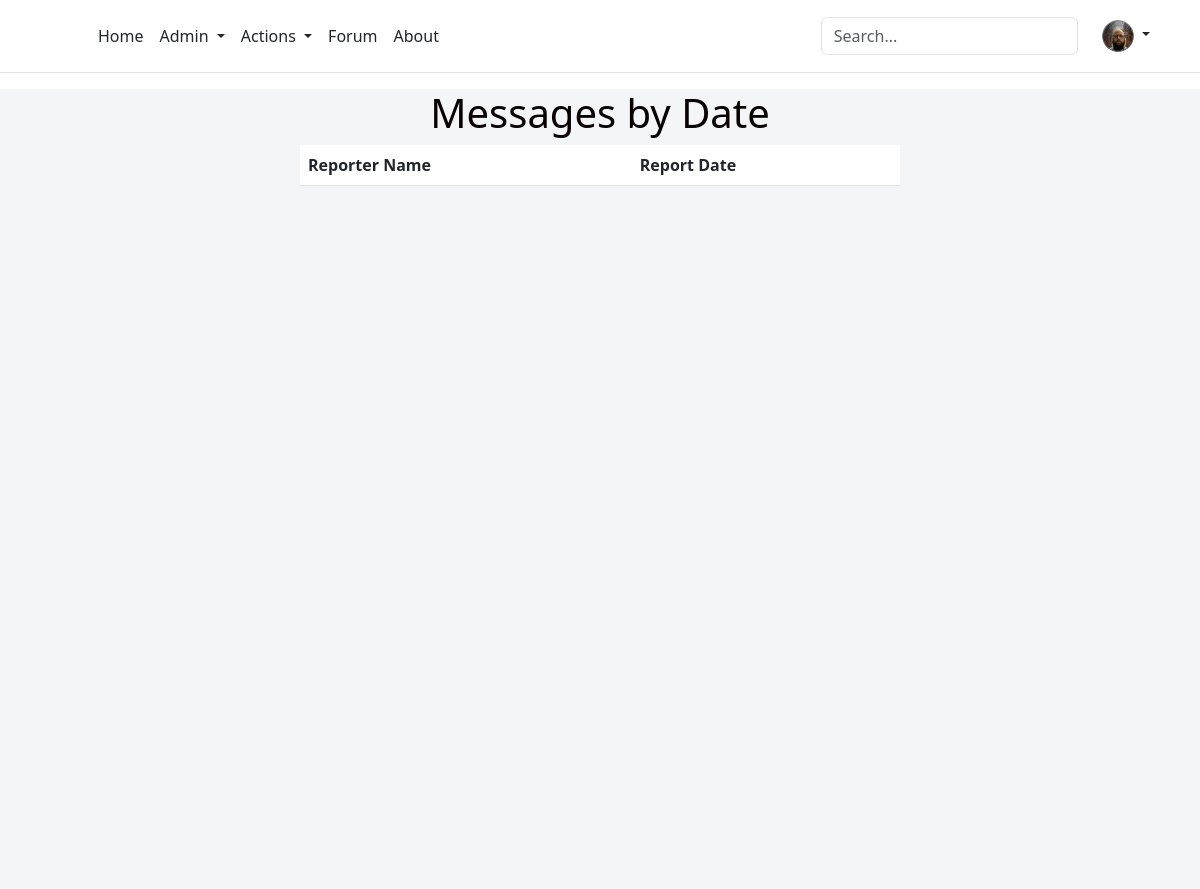
/my-messages-list/ (signed in), run on an earlier commit of the app's database.
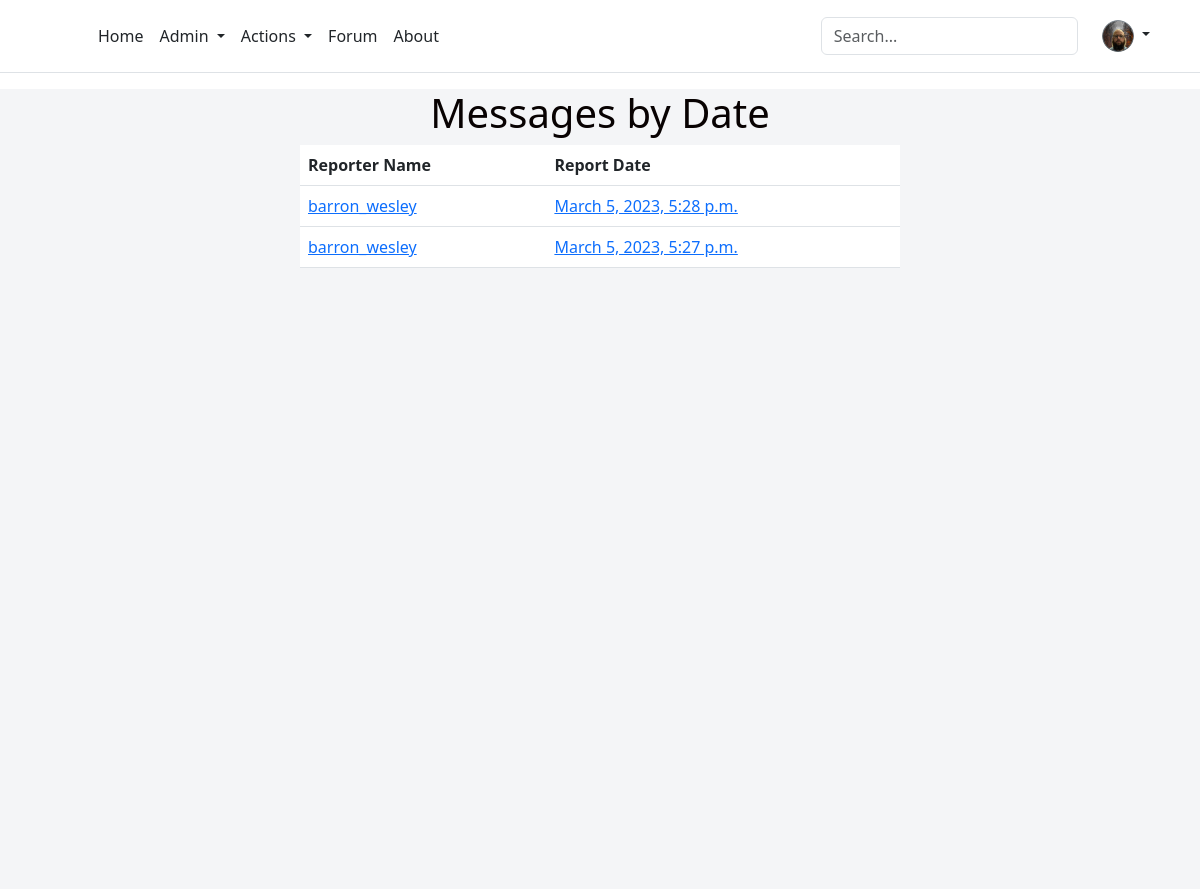
And on a later commit of the database.
### skmsapp/models.py (models this page shows, shortened)
class ReportReplyToSubmitter(models.Model):
    submitter = models.CharField(max_length=50, null=True)
    report_reply = models.TextField()
    reply_date = models.DateTimeField(auto_now_add=True)
    activity_date = models.DateTimeField(null=True)
    is_read = models.CharField(max_length=1)

### skmsapp/views.py (the view)
# urls.py: path('my-messages-list/', views.submitterReportList, name='submitterReportList'),
def submitterReportList(request):
    post = ReportReplyToSubmitter.objects.values()
    user = request.user
    if user.is_authenticated:
            return render(request, "my-messages-list.html", {'post':post, 'user':user})
    else:
        messages.success(request, "You must be loged in to access your messages.")
        return redirect("home")

### skmsapp/templates/my-messages-list.html
{% extends "site-skeleton.html" %}
{% block body %}
<center>
<div style="width:50%;">
<h1 style="color:rgb(8, 2, 2)">Messages by Date</h1>
<table class="table">
    <thead class="thead-dark" style="background-color: #14a44d; color: white;">
      <tr>
        <th scope="col">Reporter Name</th>
        <th scope="col">Report Date</th>
      </tr>
    </thead>
    <tbody>
    {% for i in post reversed %}
      <tr>
        <td><a href="/my-messages-read/{{i.id}}">{{i.submitter}}</a></td>
        {% load tz %}
        <td><a href="/my-messages-read/{{i.id}}">{{i.activity_date|timezone:"America/New_York"}}</a></td>
      </tr>
    {% endfor %}
    </tbody>
  </table>
</div>
{% endblock %}

What changed in the data, as far as the page shows it:
added ReportReplyToSubmitter: submitter "barron_wesley", activity_date "March 5, 2023, 5:28 p.m."
added ReportReplyToSubmitter: submitter "barron_wesley", activity_date "March 5, 2023, 5:27 p.m."
